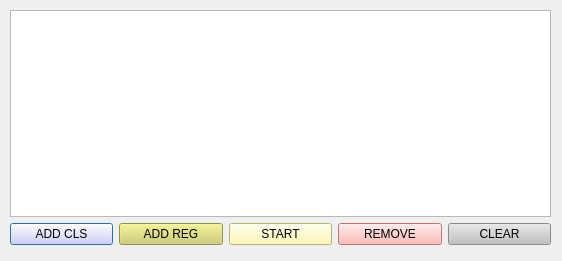
<?xml version="1.0" encoding="UTF-8"?>
<ui version="4.0">
 <class>Dialog_calc_object</class>
 <widget class="QDialog" name="Dialog_calc_object">
  <property name="geometry">
   <rect>
    <x>0</x>
    <y>0</y>
    <width>562</width>
    <height>261</height>
   </rect>
  </property>
  <property name="windowTitle">
   <string>Dialog</string>
  </property>
  <widget class="QWidget" name="">
   <property name="geometry">
    <rect>
     <x>10</x>
     <y>10</y>
     <width>541</width>
     <height>235</height>
    </rect>
   </property>
   <layout class="QVBoxLayout" name="verticalLayout">
    <item>
     <widget class="QListWidget" name="listWidget_objects"/>
    </item>
    <item>
     <layout class="QHBoxLayout" name="horizontalLayout_2">
      <item>
       <widget class="QPushButton" name="pushButton_calc_cls">
        <property name="styleSheet">
         <string notr="true">background-color: rgb(214, 206, 255);</string>
        </property>
        <property name="text">
         <string>ADD CLS</string>
        </property>
       </widget>
      </item>
      <item>
       <widget class="QPushButton" name="pushButton_calc_reg">
        <property name="styleSheet">
         <string notr="true">background-color: rgb(205, 205, 103);</string>
        </property>
        <property name="text">
         <string>ADD REG</string>
        </property>
       </widget>
      </item>
      <item>
       <widget class="QPushButton" name="pushButton_start_co">
        <property name="styleSheet">
         <string notr="true">background-color: rgb(255, 248, 165);</string>
        </property>
        <property name="text">
         <string>START</string>
        </property>
       </widget>
      </item>
      <item>
       <widget class="QPushButton" name="pushButton_delete_co">
        <property name="styleSheet">
         <string notr="true">background-color: rgb(255, 165, 165);</string>
        </property>
        <property name="text">
         <string>REMOVE</string>
        </property>
       </widget>
      </item>
      <item>
       <widget class="QPushButton" name="pushButton_clear_co">
        <property name="styleSheet">
         <string notr="true">background-color: rgb(194, 194, 194);</string>
        </property>
        <property name="text">
         <string>CLEAR</string>
        </property>
       </widget>
      </item>
     </layout>
    </item>
   </layout>
  </widget>
 </widget>
 <resources/>
 <connections/>
</ui>
